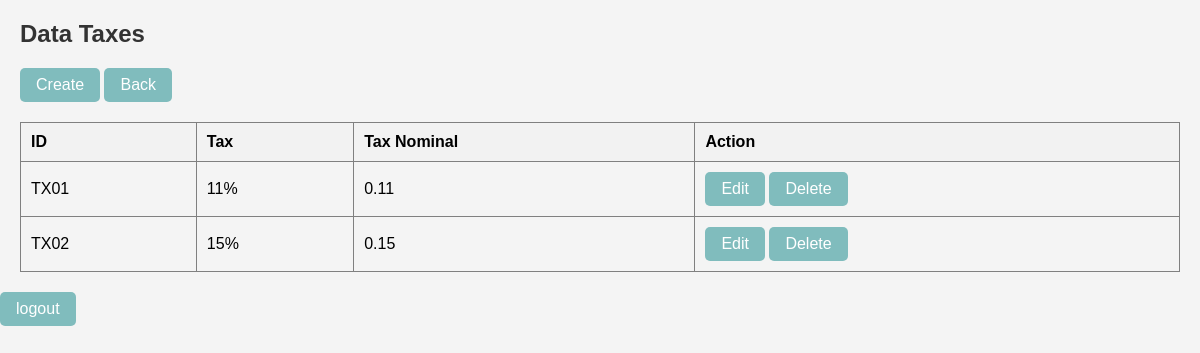
Screenshot of /tabel_taxes/read.php (signed in) with the database file from the repository.
### tables this page shows
CREATE TABLE `taxes` (
  `id` char(4) NOT NULL,
  `tax` varchar(10) DEFAULT NULL,
  `tax_nominal` float DEFAULT NULL
);

### tabel_taxes/read.php (the view, shortened to what this page needs)
<?php
include "../config/koneksi.php";
?>
<!DOCTYPE html>
<html lang="en">
<head>
</head>
<body>
<div class="container">
    <h2>Data Taxes</h2>
    <a href="http://localhost/crud_sales_darren/tabel_taxes/create.php" class="button">Create</a>
    <a href="http://localhost/crud_sales_darren/index.php" class="button">Back</a>
    <table border='1'>
        <tr>
            <th>ID</th>
            <th>Tax</th>
            <th>Tax Nominal</th>
            <th>Action</th>
        </tr>
        <?php
        $query = "SELECT * FROM taxes";
        $result = mysqli_query($koneksi, $query);
        if(!$result){
            echo "query gagal!";
        }
        else{
            while($row = mysqli_fetch_assoc($result)){
                echo "<tr>
                        <td>".$row['id']."</td>
                        <td>".$row['tax']."</td>
                        <td>".$row['tax_nominal']."</td>
                        <td>
                            <a href='http://localhost/crud_sales_darren/tabel_taxes/update.php?id=".$row['id']."' class='button'>Edit</a>
                            <a href='http://localhost/crud_sales_darren/tabel_taxes/delete.php?id=".$row['id']."' class='button'>Delete</a>
                        </td>
                      </tr>";
            }
        }
        ?>
    </table>
</div>
<a href= "http://localhost/crud_sales_darren/logout.php" class= "button">logout</a>
</body>
</html>

### tabel_taxes/read.php (style rules this page uses)
* { box-sizing: border-box; }
body { font-family: Arial, sans-serif; background-color: #f4f4f4; margin: 0; padding: 0; }
.container { margin: 20px; }
h2 { color: #333; }
table { width: 100%; border-collapse: collapse; margin-top: 20px; }
th { background-color: #f2f2f2; }
th, td { padding: 10px; text-align: left; }
a.button { display: inline-block; padding: 8px 16px; text-decoration: none; background-color: #80BCBD; color: white; border-radius: 5px; }

### rows the page displays
taxes: id "TX01", tax "11%", tax_nominal "0.11"
taxes: id "TX02", tax "15%", tax_nominal "0.15"
